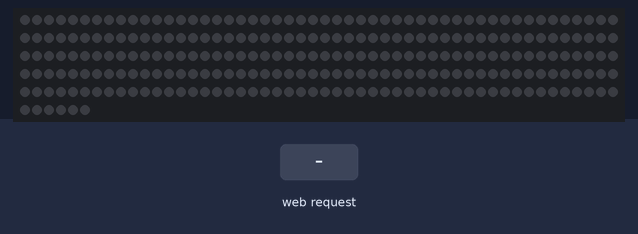
Recording of a sketch running on a simulated ESP32. On the bench: 256 RGB LEDs in strip order, left to right, continuing on the next row. The test bench sets the inputs (shaded band). WiFi joins after 1.5 s; servers stay silent unless stated; what the sketch prints to the serial monitor is not drawn.

Above: at 2.7 s.
2.8 s: HTTP request GET /red received
At 3.9 s:
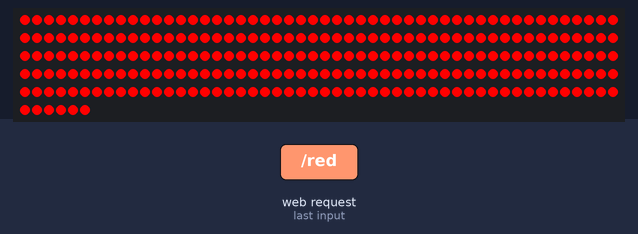
4.3 s: HTTP request GET /off received
At 5.0 s:
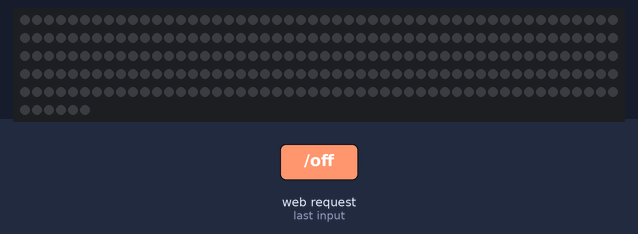
Timing chart, 0 to 7.3 s (numbered marks = the images above; inputs shaded):
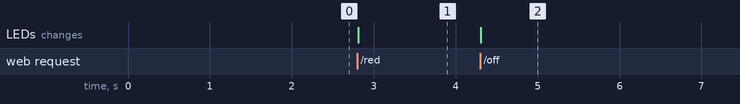

Measured:
- after the input at 2.8 s, the LEDs: change at once (image 1)
- after the input at 4.3 s, the LEDs: change at once (image 2)

The sketch:

main.ino
```cpp
#include <WiFi.h>
#include <FastLED.h>
#include <WebServer.h>

#define NUM_LEDS 256
#define DATA_PIN 25

CRGB leds[NUM_LEDS];

const char *ssid = "Celio";
const char *password = "12345678";

WebServer server(80);

// Exemplo: ligar todos os LEDs de vermelho
void handleRed()
{
  for (int i = 0; i < NUM_LEDS; i++)
  {
    leds[i] = CRGB::Red;
  }
  FastLED.show();
  server.send(200, "text/plain", "Matriz vermelha!");
}

// Exemplo: apagar LEDs
void handleOff()
{
  for (int i = 0; i < NUM_LEDS; i++)
  {
    leds[i] = CRGB::Black;
  }
  FastLED.show();
  server.send(200, "text/plain", "Matriz apagada!");
}

void setup()
{
  Serial.begin(115200);
  FastLED.addLeds<WS2812, DATA_PIN, GRB>(leds, NUM_LEDS);

  WiFi.begin(ssid, password);
  Serial.print("Conectando ao WiFi");
  while (WiFi.status() != WL_CONNECTED)
  {
    delay(500);
    Serial.print(".");
  }
  Serial.println("\nConectado ao WiFi!");
  Serial.println(WiFi.localIP());

  server.on("/red", handleRed);
  server.on("/off", handleOff);

  server.begin();
}

void loop()
{
  server.handleClient();
}
```
